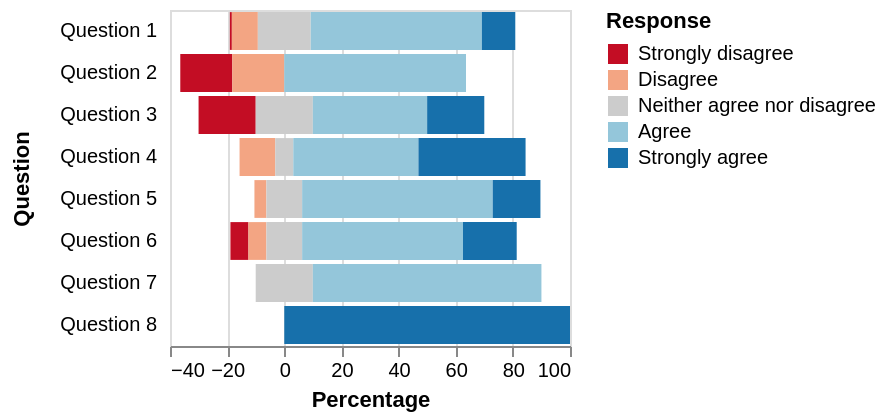

The Vega-Lite source for this figure:
### Vega specification from a JSON file in a GitHub repository (floating-point values rounded to 4 significant figures)
{"$schema": "https://vega.github.io/schema/vega/v4.json", "description": "A diverging stacked bar chart for sentiments towards a set of eight questions, displayed as percentages with neutral responses straddling the 0% mark", "autosize": "pad", "padding": 5, "width": 200, "style": "cell", "data": [{"name": "source_0", "values": [{"question": "Question 1", "type": "Strongly disagree", "value": 24, "percentage": 0.7}, {"question": "Question 1", "type": "Disagree", "value": 294, "percentage": 9.1}, {"question": "Question 1", "type": "Neither agree nor disagree", "value": 594, "percentage": 18.5}, {"question": "Question 1", "type": "Agree", "value": 1927, "percentage": 59.9}, {"question": "Question 1", "type": "Strongly agree", "value": 376, "percentage": 11.7}, {"question": "Question 2", "type": "Strongly disagree", "value": 2, "percentage": 18.2}, {"question": "Question 2", "type": "Disagree", "value": 2, "percentage": 18.2}, {"question": "Question 2", "type": "Neither agree nor disagree", "value": 0, "percentage": 0}, {"question": "Question 2", "type": "Agree", "value": 7, "percentage": 63.6}, {"question": "Question 2", "type": "Strongly agree", "value": 11, "percentage": 0}, {"question": "Question 3", "type": "Strongly disagree", "value": 2, "percentage": 20}, {"question": "Question 3", "type": "Disagree", "value": 0, "percentage": 0}, {"question": "Question 3", "type": "Neither agree nor disagree", "value": 2, "percentage": 20}, {"question": "Question 3", "type": "Agree", "value": 4, "percentage": 40}, {"question": "Question 3", "type": "Strongly agree", "value": 2, "percentage": 20}, {"question": "Question 4", "type": "Strongly disagree", "value": 0, "percentage": 0}, {"question": "Question 4", "type": "Disagree", "value": 2, "percentage": 12.5}, {"question": "Question 4", "type": "Neither agree nor disagree", "value": 1, "percentage": 6.3}, {"question": "Question 4", "type": "Agree", "value": 7, "percentage": 43.8}, {"question": "Question 4", "type": "Strongly agree", "value": 6, "percentage": 37.5}, {"question": "Question 5", "type": "Strongly disagree", "value": 0, "percentage": 0}, {"question": "Question 5", "type": "Disagree", "value": 1, "percentage": 4.2}, {"question": "Question 5", "type": "Neither agree nor disagree", "value": 3, "percentage": 12.5}, {"question": "Question 5", "type": "Agree", "value": 16, "percentage": 66.7}, {"question": "Question 5", "type": "Strongly agree", "value": 4, "percentage": 16.7}, {"question": "Question 6", "type": "Strongly disagree", "value": 1, "percentage": 6.3}, {"question": "Question 6", "type": "Disagree", "value": 1, "percentage": 6.3}, {"question": "Question 6", "type": "Neither agree nor disagree", "value": 2, "percentage": 12.5}, {"question": "Question 6", "type": "Agree", "value": 9, "percentage": 56.3}, {"question": "Question 6", "type": "Strongly agree", "value": 3, "percentage": 18.8}, {"question": "Question 7", "type": "Strongly disagree", "value": 0, "percentage": 0}, {"question": "Question 7", "type": "Disagree", "value": 0, "percentage": 0}, {"question": "Question 7", "type": "Neither agree nor disagree", "value": 1, "percentage": 20}, {"question": "Question 7", "type": "Agree", "value": 4, "percentage": 80}, {"question": "Question 7", "type": "Strongly agree", "value": 0, "percentage": 0}, {"question": "Question 8", "type": "Strongly disagree", "value": 0, "percentage": 0}, {"question": "Question 8", "type": "Disagree", "value": 0, "percentage": 0}, {"question": "Question 8", "type": "Neither agree nor disagree", "value": 0, "percentage": 0}, {"question": "Question 8", "type": "Agree", "value": 0, "percentage": 0}, {"question": "Question 8", "type": "Strongly agree", "value": 2, "percentage": 100}]}, {"name": "data_0", "source": "source_0", "transform": [{"type": "formula", "expr": "if(datum.type === 'Strongly disagree',-2,0) + if(datum.type==='Disagree',-1,0) + if(datum.type =='Neither agree nor disagree',0,0) + if(datum.type ==='Agree',1,0) + if(datum.type ==='Strongly agree',2,0)", "as": "q_order"}, {"type": "formula", "expr": "if(datum.type === 'Disagree' || datum.type === 'Strongly disagree', datum.percentage,0) + if(datum.type === 'Neither agree nor disagree', datum.percentage / 2,0)", "as": "signed_percentage"}, {"type": "stack", "groupby": ["question"], "field": "percentage", "sort": {"field": [], "order": []}, "as": ["v1", "v2"], "offset": "zero"}, {"type": "window", "params": [null], "as": ["offset"], "ops": ["sum"], "fields": ["signed_percentage"], "sort": {"field": [], "order": []}, "groupby": ["question"], "frame": [null, null]}, {"type": "formula", "expr": "datum.v1 - datum.offset", "as": "nx"}, {"type": "formula", "expr": "datum.v2 - datum.offset", "as": "nx2"}]}], "signals": [{"name": "y_step", "value": 21}, {"name": "height", "update": "bandspace(domain('y').length, 0.1, 0.05) * y_step"}], "marks": [{"name": "marks", "type": "rect", "style": ["bar"], "from": {"data": "data_0"}, "encode": {"update": {"fill": [{"test": "datum[\"nx\"] === null || isNaN(datum[\"nx\"])", "value": null}, {"scale": "color", "field": "type"}], "tooltip": {"signal": "{\"Percentage\": format(datum[\"nx\"], \"\"), \"Question\": ''+datum[\"question\"], \"nx2\": format(datum[\"nx2\"], \"\"), \"Response\": ''+datum[\"type\"]}"}, "x": {"scale": "x", "field": "nx"}, "x2": {"scale": "x", "field": "nx2"}, "y": {"scale": "y", "field": "question"}, "height": {"scale": "y", "band": true}}}}], "scales": [{"name": "x", "type": "linear", "domain": {"data": "data_0", "fields": ["nx", "nx2"]}, "range": [0, {"signal": "width"}], "nice": true, "zero": true}, {"name": "y", "type": "band", "domain": {"data": "data_0", "field": "question", "sort": true}, "range": {"step": {"signal": "y_step"}}, "paddingInner": 0.1, "paddingOuter": 0.05}, {"name": "color", "type": "ordinal", "domain": ["Strongly disagree", "Disagree", "Neither agree nor disagree", "Agree", "Strongly agree"], "range": ["#c30d24", "#f3a583", "#cccccc", "#94c6da", "#1770ab"]}], "axes": [{"scale": "x", "orient": "bottom", "grid": false, "title": "Percentage", "labelFlush": true, "labelOverlap": true, "tickCount": {"signal": "ceil(width/40)"}, "zindex": 1}, {"scale": "x", "orient": "bottom", "gridScale": "y", "grid": true, "tickCount": {"signal": "ceil(width/40)"}, "domain": false, "labels": false, "maxExtent": 0, "minExtent": 0, "ticks": false, "zindex": 0}, {"scale": "y", "orient": "left", "grid": false, "title": "Question", "domain": false, "minExtent": 60, "offset": 5, "ticks": false, "zindex": 1}], "legends": [{"title": "Response", "fill": "color", "gradientLength": {"signal": "clamp(height, 100, 200)"}, "encode": {"symbols": {"update": {"shape": {"value": "square"}}}}}], "config": {"axisY": {"minExtent": 30}}}
